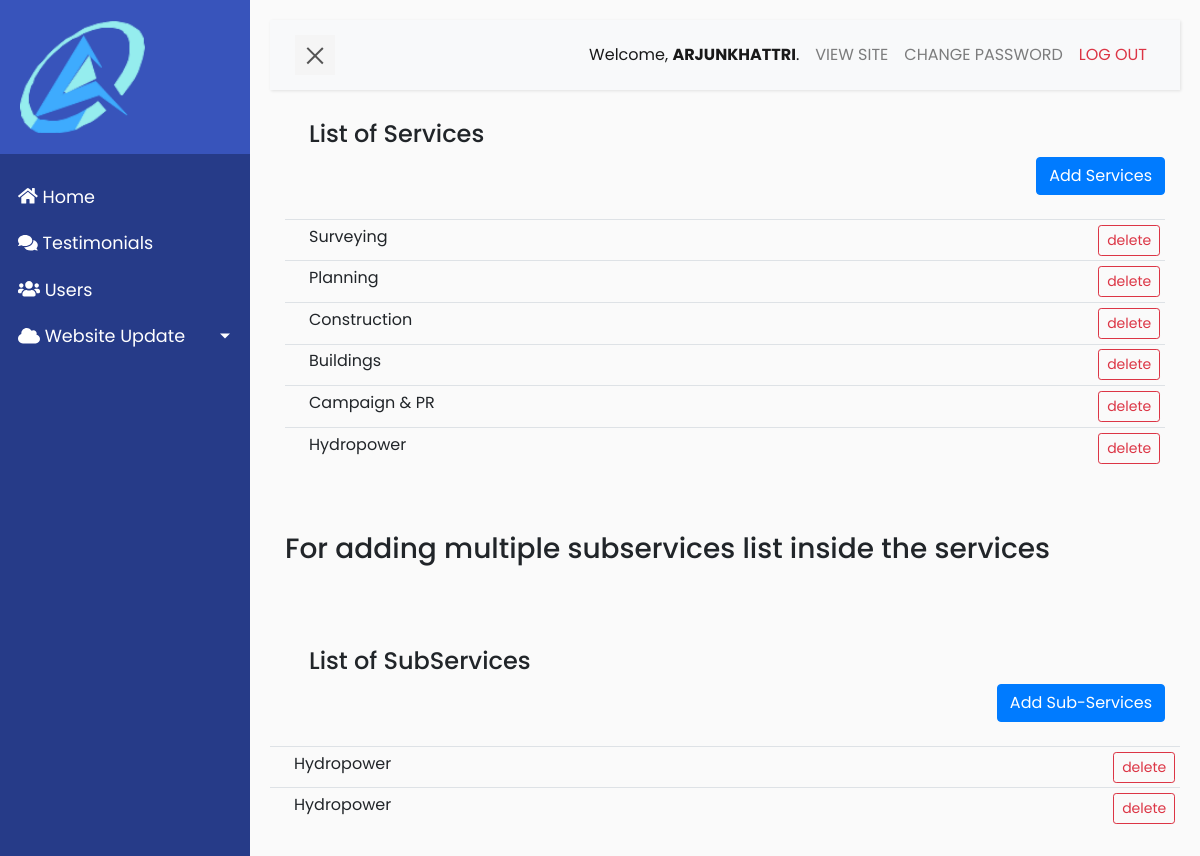
The app's page /services/ (signed in), older data.
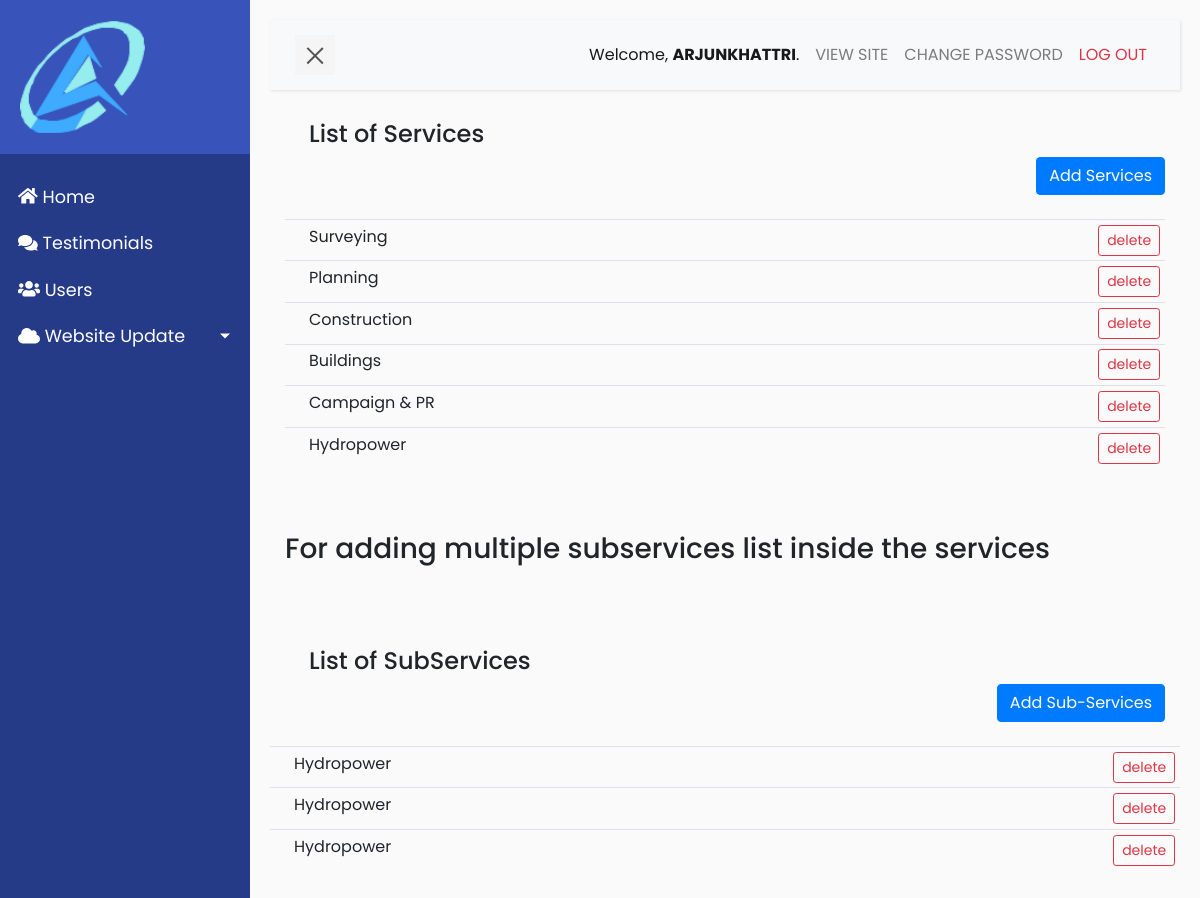
The same page, newer data.
### constructionapp/models.py (models this page shows, shortened)
class Services(models.Model):
    title = models.CharField(max_length=50, null=True, blank=True )
    shortdesc = RichTextUploadingField(blank=True, null=True)
    shortthumb = models.ImageField(upload_to='media/services')
    longdesc = RichTextUploadingField(blank=True, null=True)
    servicetype = models.ForeignKey(ServiceType, null=False, on_delete=models.CASCADE)

class SubServiceslist(models.Model):
    servicetitle = models.CharField(max_length=50, null=False, blank=False)
    description =RichTextUploadingField(blank=True, null=True)
    services = models.ForeignKey(Services, on_delete=models.CASCADE, related_name='subservices')

### constructionapp/views.py (the view)
# urls.py: path('services/', views.services_list, name='services_list'),
@login_required
def services_list(request):
    subservices= SubServiceslist.objects.all()
    context = {'subservices':subservices}
    services = Services.objects.all()
    context = {'subservices': subservices, 'services': services}
    return render(request, 'page/services/list.html', context)

### constructionapp/templates/page/services/list.html (shortened to what this page needs)
{% extends  'base.html' %}
{% load static %}
{% block content %}
<div class="container">
    <div class="row">
            <div class="col-xs-12 col-sm-12 col-md-12 col-xl-12 ">
                    <h4 class="ml-4 mb-2">List of Services</h4>
                <div class="d-grid gap-2 d-md-flex justify-content-md-end">
                    <a href="{% url 'create_services' %}" class="btn btn-primary " >Add Services</a>
                </div><br>
            </div>
            <div class="col-xs-12 col-sm-12 col-md-12 col-xl-12 ">
              <table class="table table-sm table-hover">
                    <tbody>
                        {% if services %}
                            {% for s in services %}
                                <tr>
                                    <td class="text-capitalize pl-4">
                                        <a href="{%  url 'services_detail' s.id %}">{{s.title}}</a>
                                        <a href="{%  url 'delete_services' s.id %}">
                                            <button type="button" class="btn btn-sm btn-outline-danger" style="float: right;"> delete</button>
                                        </a>
                                    </td>
                                </tr>
                            {% endfor %}
                        {% else %}
                            <tr>
                                <td class="text-center pt-5">No services found!</td>
                            </tr>
                        {% endif %}
                    </tbody>
                </table>
            </div>
    </div><br><br>
    <h3>For adding multiple  subservices list inside the services</h3><br><br>
    <div class="row">
        <div class="col-xs-12 col-sm-12 col-md-12 col-xl-12 mt-4">
        </div>
          <div class="col-xs-12 col-sm-12 col-md-12 col-xl-12 ">
                    <h4 class="ml-4 mb-2">List of SubServices</h4>
                <div class="d-grid gap-2 d-md-flex justify-content-md-end">
                    <a href="{% url 'create_subservices' %}" class="btn btn-primary " >Add Sub-Services</a>
                </div><br>
            </div>
              <table class="table table-sm table-hover">
                    <tbody>
                        {% if subservices %}
                            {% for s in subservices %}
                                <tr>
                                    <td class="text-capitalize pl-4">
                                        <a href="{%  url 'subservices_detail' s.servicetitle %}">{{s.servicetitle}}</a>
                                        <a href="{%  url 'delete_subservices' s.id %}">
                                            <button type="button" class="btn btn-sm btn-outline-danger" style="float: right;"> delete</button>
                                        </a>
                                    </td>
                                </tr>
                            {% endfor %}
                        {% else %}
                            <tr>
                                <td class="text-center pt-5">No services found!</td>
                            </tr>
                        {% endif %}
                    </tbody>
                </table>
    </div>
</div>
{% endblock content %}

Row changes from the older to the newer data that the page shows:
added SubServiceslist: servicetitle "Hydropower"
